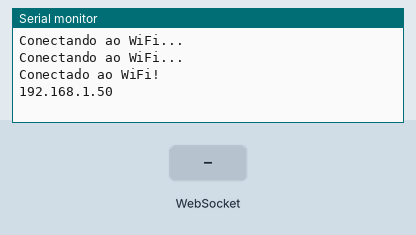
Bench run of a sketch on a simulated ESP32. Shown: the last lines printed to the serial monitor. The inputs (shaded band) are chosen by the test bench. WiFi joins after 1.5 s; servers stay silent unless stated.

Above: at 3.7 s.
3.8 s: WebSocket text "1" received
At 5.0 s:
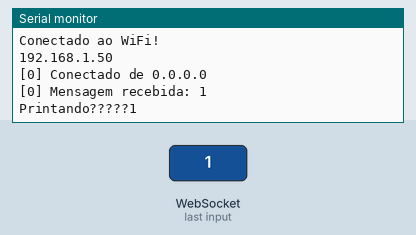
5.3 s: WebSocket text "0" received
At 6.4 s:
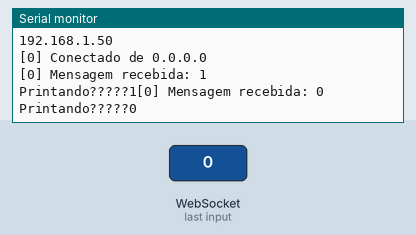

Measured:
- after the input at 3.8 s, the serial monitor: prints a new line at once (image 1)
- after the input at 5.3 s, the serial monitor: prints a new line at once (image 2)

The sketch:

esp-communication.ino
```cpp
#include <WiFi.h>
#include <WebSocketsServer.h>
#include <HTTPClient.h>
#include <ArduinoJson.h>
#include "UartLibrary.h"

#define RX_PIN 16
#define TX_PIN 17

UartLibrary uartInstance(RX_PIN, TX_PIN);

const char* ssid = "WickedBotz";
const char* password = "wickedbotz";
const int webSocketPort = 81;
const size_t JSON_BUFFER_SIZE = JSON_OBJECT_SIZE(9) + JSON_ARRAY_SIZE(1) + JSON_OBJECT_SIZE(2);
WebSocketsServer webSocket = WebSocketsServer(webSocketPort);

void JsonConvert() {

}
void postTimeKeeping() {
  HTTPClient http;
  // Cria um objeto JSON
  StaticJsonDocument<JSON_BUFFER_SIZE> doc;

  // Definir os valores no objeto JSON
  doc["TopSpeed"] = 0;
  doc["Threshold"] = 0;
  doc["InverseMaximum"] = 0;
  doc["ProportionalSpeed"] = 0;
  doc["Speed"] = 0;
  doc["BreakingTime"] = 0;
  doc["Score"] = 0;
  doc["SensorTelemetries"][0]["SensorValue"] = 0;
  doc["SensorTelemetries"][0]["SensorWeight"]["SensorWeight"] = 0;

  String jsonString;
  serializeJson(doc, jsonString);

  http.begin("https://zeri.azurewebsites.net/api/TimeKeeping");  // Substitua pela URL do servidor de destino
  http.addHeader("Content-Type", "application/json");


  Serial.println(jsonString);
  int httpResponseCode = http.POST(jsonString);

  if (httpResponseCode > 0) {
    String response = http.getString();
    Serial.println(httpResponseCode);
    Serial.println(response);
  } else {
    Serial.println("Erro na requisição.");
    Serial.println(httpResponseCode);
  }

  http.end();
}

void webSocketEvent(uint8_t num, WStype_t type, uint8_t* payload, size_t length) {
  switch (type) {
    case WStype_DISCONNECTED:
      Serial.printf("[%u] Desconectado!\n", num);
      break;
    case WStype_CONNECTED:
      {
        IPAddress ip = webSocket.remoteIP(num);
        Serial.printf("[%u] Conectado de %d.%d.%d.%d\n", num, ip[0], ip[1],
                      ip[2], ip[3]);
      }
      break;
    case WStype_TEXT:{
        Serial.printf("[%u] Mensagem recebida: %s\n", num, payload);
        size_t payloadSize = length; // Usar o tamanho fornecido pelo parâmetro 'length'
        String payloadString(reinterpret_cast<const char*>(payload), payloadSize);
        Serial.print("Printando?????");
        Serial.print(payloadString);
        uartInstance.writeMessage(payloadString);
        uartInstance.readMessage();
        webSocket.sendTXT(num, "Mensagem recebida com sucesso!");
      }
      break;
    default:
      break;
  }
}

void setup() {
  Serial.begin(115200);
  WiFi.begin(ssid, password);

  while (WiFi.status() != WL_CONNECTED) {
    delay(1000);
    Serial.println("Conectando ao WiFi...");
  }

  Serial.println("Conectado ao WiFi!");
  Serial.println(WiFi.localIP());

  webSocket.begin();
  webSocket.onEvent(webSocketEvent);
  delay(500);
  uartInstance.setup();
}

void loop() {
  webSocket.loop();
}
```

UartLibrary.cpp
```cpp
#include "UartLibrary.h"

UartLibrary::UartLibrary(int rxPin, int txPin) : rxPin(rxPin), txPin(txPin), uart(2) {}

void UartLibrary::setup() {
  Serial.begin(115200);
  uart.begin(115200, SERIAL_8N1, rxPin, txPin);
}

void UartLibrary::readMessage() {
  if (uart.available()) {
    String receivedData = uart.readStringUntil('\n');
    Serial.println(receivedData);
  }
}

void UartLibrary::writeMessage(const String& message) {
  uart.write(message.c_str());
}
```

UartLibrary.h
```cpp
#ifndef UartLibrary_h
#define UartLibrary_h

#include <Arduino.h>
#include <HardwareSerial.h>

class UartLibrary {
public:
  UartLibrary(int rxPin, int txPin);

  void setup();
  void readMessage();
  void writeMessage(const String& message);

private:
  int rxPin;
  int txPin;
  HardwareSerial uart;
  String inputString;
};

#endif
```
